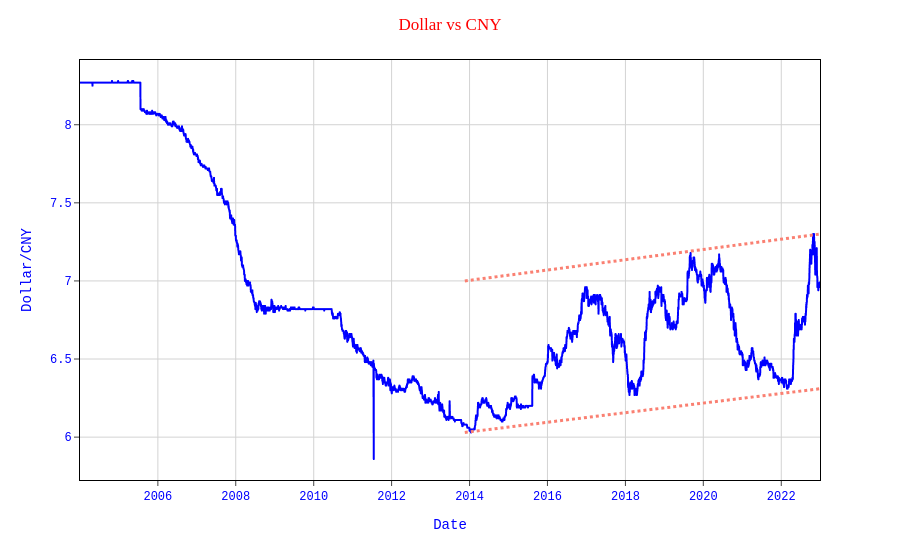

Notebook code cell kept with this figure:
### Code cell
plt.figure(figsize=(12,10),dpi=200)
plot = px.line(x=df_CNY['Date'], y=df_CNY['CNY=X'])
plot.update_traces(line_color='#0000ff', line_width=2)
plot.update_layout(
    plot_bgcolor='white',
    title="Dollar vs CNY",
    title_x=0.5,
    xaxis_title="Date",
    yaxis_title="Dollar/CNY",
    font_family="Courier New",
    font_color="blue",
    title_font_family="Times New Roman",
    title_font_color="red",
)
plot.update_xaxes(
    mirror=True,
    ticks='outside',
    showline=True,
    linecolor='black',
    gridcolor='lightgrey'
)
plot.update_yaxes(
    mirror=True,
    ticks='outside',
    showline=True,
    linecolor='black',
    gridcolor='lightgrey'
)
plot.add_shape(
    type="line", line_color="salmon", line_width=3, opacity=1, line_dash="dot",
    x0=0.52, x1=1, xref="paper", y0=6.03, y1=6.31, yref="y"
)
plot.add_shape(
    type="line", line_color="salmon", line_width=3, opacity=1, line_dash="dot",
    x0=0.52, x1=1, xref="paper", y0=7, y1=7.3, yref="y"
)

plt.tight_layout()
plot.show()

### Figure 1 — Plotly figure (JSON) as saved in the notebook; plotly's stock layout.template omitted (floating-point values rounded to 4 significant figures; data arrays with more than 128 entries replaced by an {"elided": "..."} marker saying what was removed)
{"data": [{"hovertemplate": "x=%{x}<br>y=%{y}<extra></extra>", "legendgroup": "", "line": {"color": "#0000ff", "dash": "solid", "width": 2}, "marker": {"symbol": "circle"}, "mode": "lines", "name": "", "showlegend": false, "type": "scattergl", "x": {"elided": "4941 str values"}, "xaxis": "x", "y": {"elided": "4941 float values"}, "yaxis": "y"}], "layout": {"font": {"color": "blue", "family": "Courier New"}, "legend": {"tracegroupgap": 0}, "margin": {"t": 60}, "plot_bgcolor": "white", "shapes": [{"line": {"color": "salmon", "dash": "dot", "width": 3}, "opacity": 1, "type": "line", "x0": 0.52, "x1": 1, "xref": "paper", "y0": 6.03, "y1": 6.31, "yref": "y"}, {"line": {"color": "salmon", "dash": "dot", "width": 3}, "opacity": 1, "type": "line", "x0": 0.52, "x1": 1, "xref": "paper", "y0": 7, "y1": 7.3, "yref": "y"}], "title": {"font": {"color": "red", "family": "Times New Roman"}, "text": "Dollar vs CNY", "x": 0.5}, "xaxis": {"anchor": "y", "domain": [0, 1], "gridcolor": "lightgrey", "linecolor": "black", "mirror": true, "showline": true, "ticks": "outside", "title": {"text": "Date"}}, "yaxis": {"anchor": "x", "domain": [0, 1], "gridcolor": "lightgrey", "linecolor": "black", "mirror": true, "showline": true, "ticks": "outside", "title": {"text": "Dollar/CNY"}}}}
